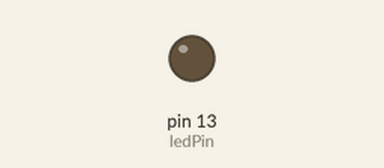
A sketch run on a simulated Arduino Uno, built with avr-gcc and run on an emulated ATmega328P. On the bench: output pins drawn as LEDs (lit = HIGH). Random numbers use the default seed unless the sketch sets one; what the sketch prints to the serial monitor is not drawn.

Above: at 0.1 s.
At 34.6 s:
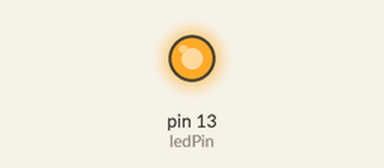
Timing chart, 0 to 36.2 s (numbered marks = the images above):
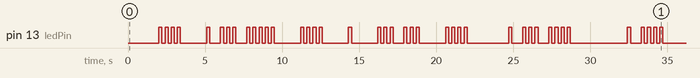

The sketch:

a06.ino
```cpp
//assignment 6

int ledPin=13;
int random_x;
int while_counter;

void setup()
{
  pinMode(ledPin, OUTPUT); //LED pin as output
  Serial.begin(9600);
}

void loop()
{
  random_x = random(1,11);
  //Serial.println(random_x); for diagnostic purposes
  if(random_x <= 5 ){
    blinkLED(random_x);
  }
  else {
  Serial.print("The value of the number is: ");
  Serial.println(random_x);
  delay(500);
  }
  if(random_x > 5){
    while_counter+=1;
  }
  while(while_counter >3){
    Serial.print("Significant number of high values have been generated.");
    while_counter=0;
  }
  delay(500);
}

void blinkLED(int random_x)
{
  for(int i=0; i<random_x; i+=1)
 {
    digitalWrite(ledPin, HIGH);
    delay(200);
    digitalWrite(ledPin, LOW);
    delay(200);
 }
}
```

Measured:
- by itself, pin 13 (ledPin): LOW → HIGH at 2.0 s, → LOW 0.20 s later, → HIGH 0.20 s later, → LOW 0.20 s later, … (82 changes in this stretch)
